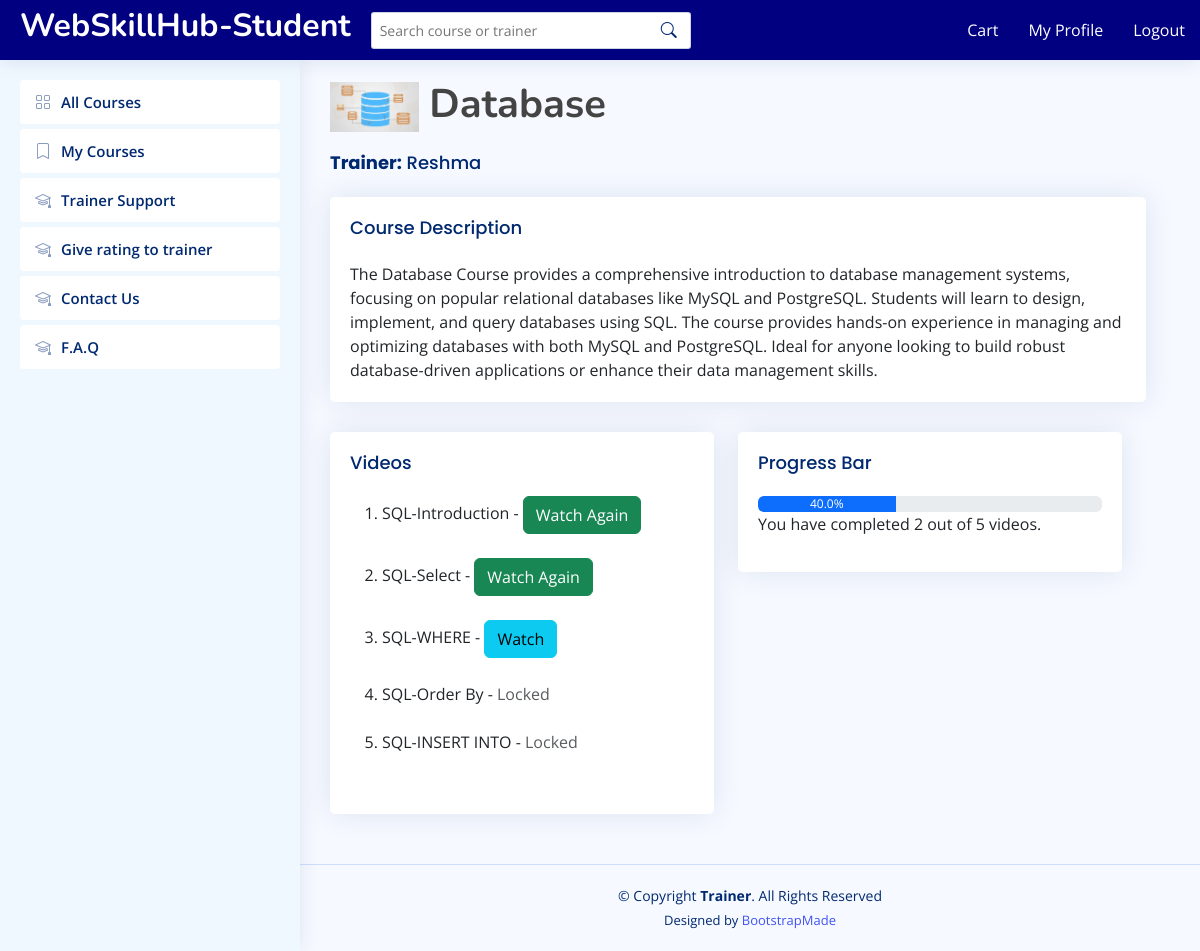
Page /student/details/2 (signed in) on the committed database.
### managerapp/models.py (models this page shows, shortened)
class Course(models.Model):
    title = models.CharField(max_length=255)
    description = models.TextField()
    image = models.ImageField(upload_to='course_images/', default='default_image.jpg')
    trainer = models.ForeignKey(Trainer, on_delete=models.SET_NULL, null=True, blank=True)
    price = models.IntegerField(default=0)

class Trainer(models.Model):
    name = models.CharField(max_length=100)
    email = models.EmailField()
    username = models.CharField(max_length=100,null=True)
    password = models.CharField(max_length=100,null=True)
    type = models.CharField(max_length=100,null=True)
    skype_id = models.CharField(max_length=100,null=True)
    whatsapp = models.CharField(max_length=100, null=True)

### trainerapp/models.py (models this page shows, shortened)
class Video(models.Model):
    course = models.ForeignKey(Course, on_delete=models.CASCADE, related_name='videos')
    trainer = models.ForeignKey(Trainer, on_delete=models.CASCADE)
    title = models.CharField(max_length=255)
    video_file = models.FileField(upload_to='course_videos/')
    upload_date = models.DateTimeField(auto_now_add=True)

### studentapp/views.py (the view)
# urls.py: path('details/<int:pk>',views.detailview, name='details_s'),
def detailview(request, pk):
    student_id = request.session.get('student_id')
    if not student_id:
        return redirect('login')
    course = get_object_or_404(Course, pk=pk)
    student = get_object_or_404(Student, id=student_id)
    has_purchased = Order.objects.filter(student=student, course=course).exists()
    if not has_purchased:
        messages.warning(request, 'You need to purchase this course to access its videos.')
        return redirect('student_dashboard')
    videos = Video.objects.filter(course=course).order_by('id')
    total_videos = videos.count()
    watched_videos = VideoProgress.objects.filter(student=student, video__in=videos, watched=True).values_list('video_id', flat=True)
    watched_count = len(watched_videos)
    progress_percentage = (watched_count / total_videos) * 100 if total_videos > 0 else 0
    next_video = None
    for video in videos:
        if video.id not in watched_videos:
            next_video = video
            break
    context = {'course': course,'videos': videos,'watched_videos': watched_videos,'next_video': next_video,'progress_percentage': progress_percentage}
    return render(request, 'student/details.html', context)

### templates/student/details.html
{% extends 'student/base.html' %}
{% load static %}
{% block content %}
<h1>
    <img src="{{ course.image.url }}" style="height: 50px; object-fit: contain;" alt="{{ course.title }}">
    <strong>{{ course.title }}</strong>
    <div style="display: flex; flex-direction: column;">
        <h5 class="card-title" style="margin: 0;">
            <strong>Trainer:</strong>
            {% if course.trainer %}
                {{ course.trainer.name }}
            {% else %}
                <span class="text-muted">Not assigned</span>
            {% endif %}
        </h5>
    </div>
</h1>
<div class="row">
    <div class="col-md-12">
        <div class="card">
            <div class="card-body">
                <h5 class="card-title">Course Description</h5>
                <p class="card-text">{{ course.description }}</p>
            </div>
        </div>
    </div>
    <div class="row">
        <div class="col-md-6">
            <div class="card">
                <div class="card-body">
                    <h5 class="card-title">Videos</h5>
                    {% if videos %}
                        <ol>{% for video in videos %}
                            <li>
                                {{ video.title }}
                                {% if video.id in watched_videos %}
                                    - <a class="btn btn-success" href="{% url 'play_video' video.id %}">Watch Again</a>
                                {% elif video == next_video %}
                                    - <a class="btn btn-info" href="{% url 'mark_video_as_watched' video.id %}">Watch</a>
                                {% else %}
                                    - <span class="text-muted">Locked</span>
                                {% endif %}
                            </li><br/>
                            {% endfor %}</ol>
                    {% else %}
                        <p>No videos available for this course.</p>
                    {% endif %}
                </div>
            </div>
        </div>
         <div class="col-md-6">
            <div class="card">
                <div class="card-body">
                    <h5 class="card-title">Progress Bar</h5>
                    <div class="progress">
                        <div class="progress-bar" role="progressbar" style="width: {{ progress_percentage }}%;" aria-valuenow="{{ progress_percentage }}" aria-valuemin="0" aria-valuemax="100">{{ progress_percentage }}%</div>
                    </div>
                    <p>You have completed {{ watched_videos|length }} out of {{ videos|length }} videos.</p>
                </div>
            </div>
        </div>
    </div>
</div>
{% endblock %}

### static/assets/css/style.css (style rules this page uses)
:root { scroll-behavior: smooth; }
body { font-family: "Open Sans", sans-serif; background: #f6f9ff; color: #444444; }
a { color: #4154f1; text-decoration: none; }
h1, h2, h3, h4, h5, h6 { font-family: "Nunito", sans-serif; }
.card { margin-bottom: 30px; border: none; border-radius: 5px; box-shadow: 0px 0 30px rgba(1, 41, 112, 0.1); }
.card-title { padding: 20px 0 15px 0; font-size: 18px; font-weight: 500; color: #012970; font-family: "Poppins", sans-serif; }
.card-body { padding: 0 20px 20px 20px; }

### rows in the picture
Course: image (picture), title "Database", trainer.name "Reshma", description "The Database Course provides a comprehensive introduction to database management systems, focusing on popular relational databases like MySQL and PostgreSQL. Students will learn to design, implement, and query databases using SQL. The course provides hands-on experience in managing and optimizing databases with both MySQL and PostgreSQL. Ideal for anyone looking to build robust database-driven applications or enhance their data management skills."
Video: title "SQL-Introduction", shows "Watch Again"
Video: title "SQL-Select", shows "Watch Again"
Video: title "SQL-WHERE", shows "Watch"
Video: title "SQL-Order By", shows "Locked"
Video: title "SQL-INSERT INTO", shows "Locked"

### other values in the picture
{{ progress_percentage }} "40.0"
{{ watched_videos|length }} "2"
{{ videos|length }} "5"
